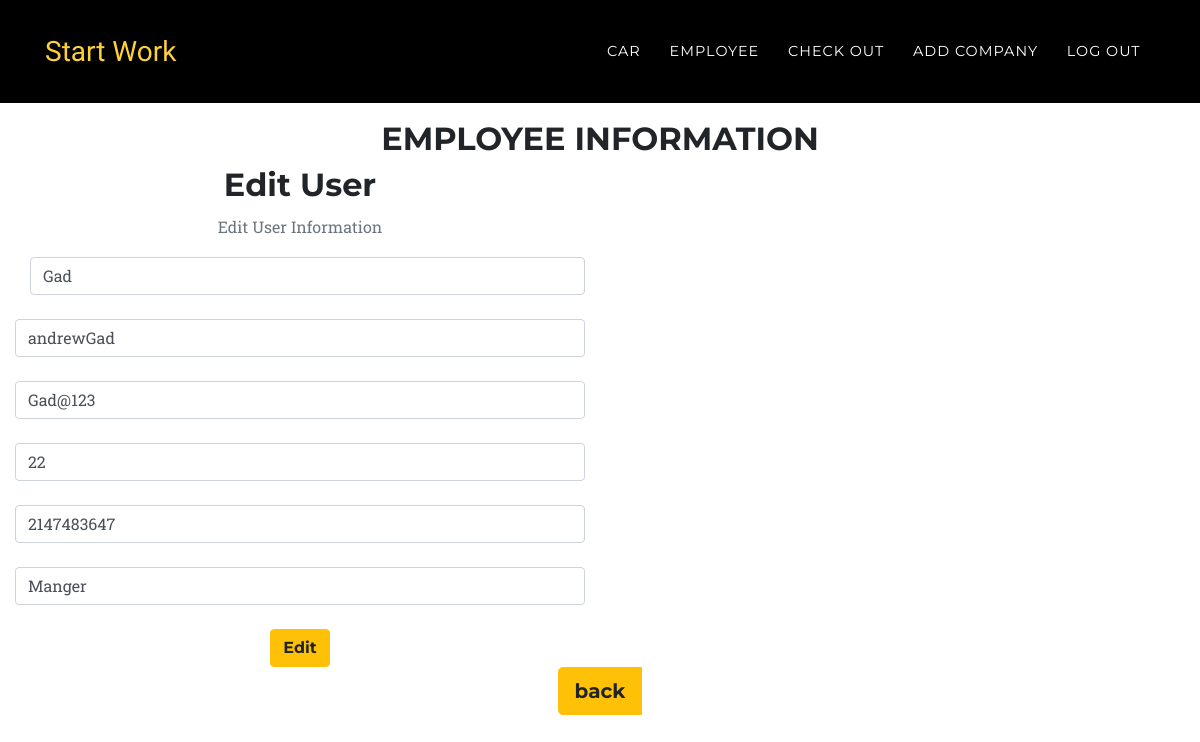
Screenshot of /index.php?action=edit (signed in) with the database file from the repository.
### tables this page shows
CREATE TABLE `user` (
  `ID` int(255) NOT NULL,
  `FullName` varchar(255) NOT NULL,
  `username` varchar(255) NOT NULL,
  `email` varchar(255) NOT NULL,
  `password` varchar(255) NOT NULL,
  `Age` int(11) NOT NULL,
  `phoneNumber` int(255) NOT NULL,
  `Role` varchar(255) NOT NULL
);

### app/view/View.php (called while the page is built, shortened)
<?php
abstract class  View
{
    public function __construct($controller, $model) {
        $this->model = $model;
    }
}
?>

### app/model/User.php (called while the page is built, shortened)
<?php
require_once(__ROOT__ ."db/database.php");
class User extends Model
{
    private $FullName;
    private $username;
    private $email;
    private $Age;
    private $phoneNumber;
    private $Role;
 function __construct($ID,$FullName="",$username="",$email="",$password="",$Age="",$phoneNumber="",$Role="")
  {
    if(""===$FullName)
    {
      $this->readUser($ID);
    }
  }
  function getFullName()
  {
  	return $this->FullName;
  }
  function getusername()
  {
  	return $this->username;
  }
  function getemail()
  {
  	return  $this->email;
  }
  function getAge()
  {
    return $this->Age;
  }
  function getPhoneNumber()
  {
    return $this->phoneNumber;
  }
  function getRole()
  {
    return $this->Role;
  }
  function readUser($ID)
  {
  	$user=" SELECT * FROM user where ID=".$ID;
    $d1= Database::GetInstance();
    $result = mysqli_query($d1->GetConnection(), $user);
    if ($result->num_rows == 1)
    {
        $row=mysqli_fetch_array($result);
        $this->FullName = $row["FullName"];
		    $this->username=$row["username"];
		    $this->email=$row["email"];
        $this->Age = $row["Age"];
		    $this->phoneNumber = $row["phoneNumber"];
        $this->Role=$row["Role"];
    }
  }
}
?>

### app/db/database.php (called while the page is built, shortened)
<?php
class Database {
    private static $Instance;
    private $LocalHost = "localhost";
    private $Name = "root";
    private $Password = "";
    private $DBname = "autosparecar";
    public $Connection;
    public function __construct() {
        $this->Connection = new mysqli($this->LocalHost, $this->Name, $this->Password, $this->DBname);
    }
    public static function GetInstance() {
        if(!isset(self::$Instance)) {
            self::$Instance = new self();
        }
            return self::$Instance;
    }
    public function GetConnection() {
       return $this->Connection;
    }
}
?>

### app/view/ViewUser.php (the view, shortened to what this page needs)
<?php
require_once(__ROOT__ . "view/View.php");
class ViewUser extends View
{
public function editForm()
	{
		$str="";
		$str.='<!DOCTYPE html>
<html lang="en">
<head>
  <meta charset="utf-8">
  <meta name="viewport" content="width=device-width, initial-scale=1, shrink-to-fit=no">
  <meta name="description" content="">
  <meta name="author" content="">
  <title>Auto spare parts</title>
  <link href="vendor/bootstrap/css/bootstrap.min.css" rel="stylesheet">
  <link href="vendor/fontawesome-free/css/all.min.css" rel="stylesheet" type="text/css">
  <link href="https://fonts.googleapis.com/css?family=Montserrat:400,700" rel="stylesheet" type="text/css">
  <link href="https://fonts.googleapis.com/css?family=Kaushan+Script" rel="stylesheet" type="text/css">
  <link href="https://fonts.googleapis.com/css?family=Droid+Serif:400,700,400italic,700italic" rel="stylesheet" type="text/css">
  <link href="https://fonts.googleapis.com/css?family=Roboto+Slab:400,100,300,700" rel="stylesheet" type="text/css">
  <link href="css/agency.min.css" rel="stylesheet">
</head>';
$str.='<br>
<br>
<br>
<br>
<br>
<body id="page-top">
      			<div class="row">
        			<div class="col-lg-12 text-center">
          				<h2 class="section-heading text-uppercase"> Employee Information</h2>
          				<h3 class="section-subheading text-muted"> </h3>
        			</div>
     			</div>
<form action="index.php?action=editaction" method="post">
	<div class="row">
	<div class="col-lg-12 text-center">
        <div class="col-lg-12">
          <form id="contactForm" name="sentMessage" novalidate="novalidate">
            <div class="row">
              	<div class="col-md-6">
					<h2 class="section-heading">Edit User</h2>
						<p class="section-subheading text-muted">Edit User Information</p>
					<h3 class="section-subheading text-muted"> </h3>
				</div>
			</div>';
		$str.='
			<div class="row">
			<div class="col-lg-12 text-center">
            	<div class="col-md-6">
					<input type="text" class="form-control" required="required" name="FullName" value="'.$this->model->getFullName().'"/>
				</div>
			</div>
			</div>
			<br>
			<div class="row">
				<div class="col-md-6">
					<input type="text" class="form-control" required="required" name="username" value="'.$this->model-> getusername().'"/>
				</div>
				</div>
			</div>
		<br>
		<div class="row">
		<div class="col-lg-12 text-center">
            <div class="col-md-6">
            	<input type="text" class="form-control" required="required" name="email" value="'.$this->model->getEmail().'"/>
			</div>
			</div>
			</div>
		<br>
		<div class="row">
		<div class="col-lg-12 text-center">
              <div class="col-md-6">
		<input type="text"class="form-control" required="required" name="Age" value="'.$this->model->getAge().'"/>
			</div>
			</div>
			</div>
		<br>
		<div class="row">
		<div class="col-lg-12 text-center">
              <div class="col-md-6">
		<input type="text" class="form-control" required="required" name="phoneNumber" value="'.$this->model->getPhoneNumber().'"/>
			</div>
			</div>
			</div>
		<br>
		<div class="row">
		<div class="col-lg-12 text-center">
            <div class="col-md-6">
				<input type="text" class="form-control" required="required"  name="Role" value="'.$this->model->getRole().'"/>
			</div>
			</div>
		</div>
		<br>
		<div class="row">
		<div class="col-lg-12 text-center">
            <div class="col-md-6">
				<button type="submit" class="btn btn-warning" name="edit">Edit</button>
        	</div>
        	</div>
        	</div>
		</form>
		</div>
		</div>
		</form>';
		  $str.="<div class='col-lg-12 text-center'>
		  <div class='portfolio-caption'>
           <div class='btn-group btn-group-lg'>
           <button type='submit' class='btn btn-warning' name='Show' id='Show' onclick=\"location.href='index.php'\">back</button>
           <br>
           </div>
           </div>
           </div>";
		return $str;
	}
}
?>

### rows the page displays
user: FullName "Gad", username "andrewGad", email "Gad@123", Age "22", phoneNumber "2147483647", Role "Manger"
